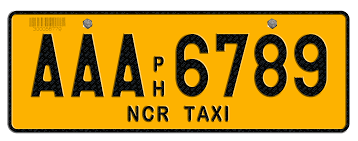
#> input picture pages/uploads/input_1762917459.png, 358 x 141 px
$ python -i ocr_plate.py   (imports and definitions only)
#> lines starting #> are read from the running program, lines starting #| are printed output that depends on the picture; after the words box and inside, x2 and y2 are one past the last pixel; in counts of white or black regions, pixels touching at a corner belong together
#!/usr/bin/env python
# -*- coding: utf-8 -*-
"""
ocr_plate.py
Auto-detects Tesseract on Windows – no PATH required!
"""

import cv2
import pytesseract
import sys
import json
import os
import shutil

# ------------------------------------------------------------------
# 1. SET YOUR TESSERACT PATH HERE (EDIT ONLY THIS LINE IF NEEDED)
# ------------------------------------------------------------------
# Example: r'C:\Program Files\Tesseract-OCR\tesseract.exe'
#          r'C:\Users\JUSTINE\AppData\Local\Tesseract-OCR\tesseract.exe'
MANUAL_TESSERACT_PATH = r''  # ←←← EDIT THIS LINE IF AUTO-DETECT FAILS

# ------------------------------------------------------------------
# 2. AUTO-DETECT TESSERACT (common locations)
# ------------------------------------------------------------------
def find_tesseract():
    # Try manual path first
    if MANUAL_TESSERACT_PATH and os.path.isfile(MANUAL_TESSERACT_PATH):
        return MANUAL_TESSERACT_PATH

    # Common install paths
    candidates = [
        r'C:\Program Files\Tesseract-OCR\tesseract.exe',
        r'C:\Program Files (x86)\Tesseract-OCR\tesseract.exe',
        os.path.expanduser(r'~\AppData\Local\Tesseract-OCR\tesseract.exe'),
        os.path.expanduser(r'~\AppData\Local\Programs\Tesseract-OCR\tesseract.exe'),
    ]
    for path in candidates:
        if os.path.isfile(path):
            return path

    # Last resort: check if in PATH
    if shutil.which('tesseract'):
        return 'tesseract'

    return None

tesseract_exe = find_tesseract()

# [9 lines not run here, left out]

# Set the path
pytesseract.pytesseract.tesseract_cmd = tesseract_exe

# ------------------------------------------------------------------
# 3. PATHS (relative to script)
# ------------------------------------------------------------------
BASE_DIR   = os.path.dirname(os.path.abspath(__file__))
UPLOAD_DIR = os.path.abspath(os.path.join(BASE_DIR, '..', 'uploads'))
OUTPUT_DIR = os.path.abspath(os.path.join(BASE_DIR, '..', 'outputs'))
# [1 line not run here, left out]

# ------------------------------------------------------------------
# 4. OCR + EDGE DETECTION
# ------------------------------------------------------------------
def detect_and_ocr(input_path, output_path):
#> called with input_path = 'uploads/input_1762917459.png', output_path = 'out.png'
    if not os.path.exists(input_path):
        return {"error": "File not found", "path": input_path}

    img = cv2.imread(input_path)
#> img is the input picture: shape (141, 358, 3); mean B, G, R 51.2, 153.6, 196.3
    if img is None:
        return {"error": "OpenCV failed to read image"}

    gray = cv2.cvtColor(img, cv2.COLOR_BGR2GRAY)
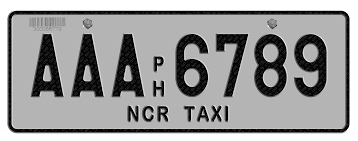
#> gray: shape (141, 358); min 0, max 255, mean 154.6
    blurred = cv2.GaussianBlur(gray, (5, 5), 0)
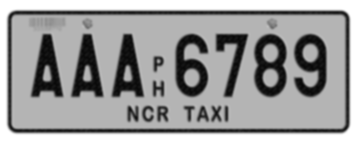
#> blurred: shape (141, 358); min 7, max 255, mean 154.6
    edges = cv2.Canny(blurred, 50, 150)
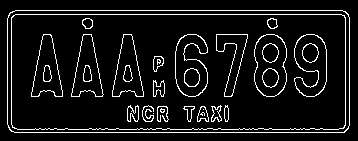
#> edges: shape (141, 358); 8.4% white in thin lines or dots, all inside (x1, y1, x2, y2) = (7, 10, 350, 133)

    contours, _ = cv2.findContours(edges, cv2.RETR_TREE, cv2.CHAIN_APPROX_SIMPLE)
#> contours = 59 contours, 9 with area under 20; largest, box (x1, y1, x2, y2) and area: (7, 10, 350, 133) 41654, (7, 10, 350, 133) 41639, (11, 14, 346, 130) 38296, (11, 14, 346, 130) 38288, (254, 34, 287, 97) 1693
    contours = sorted(contours, key=cv2.contourArea, reverse=True)[:10]
#> contours = 10 contours; largest, box (x1, y1, x2, y2) and area: (7, 10, 350, 133) 41654, (7, 10, 350, 133) 41639, (11, 14, 346, 130) 38296, (11, 14, 346, 130) 38288, (254, 34, 287, 97) 1693

    plate_found = False
    text = ""

    for cnt in contours:
        peri = cv2.arcLength(cnt, True)
        approx = cv2.approxPolyDP(cnt, 0.02 * peri, True)
        if len(approx) == 4:
            x, y, w, h = cv2.boundingRect(approx)
            aspect = w / float(h)
            if 2.0 < aspect < 6.0 and w > 100 and h > 30:
                plate = gray[y:y+h, x:x+w]
                plate = cv2.resize(plate, None, fx=2, fy=2, interpolation=cv2.INTER_CUBIC)
                _, plate = cv2.threshold(plate, 0, 255, cv2.THRESH_BINARY + cv2.THRESH_OTSU)

                cfg = r'--oem 3 --psm 7 -c tessedit_char_whitelist=ABCDEFGHIJKLMNOPQRSTUVWXYZ0123456789 '
                text = pytesseract.image_to_string(plate, config=cfg).strip()

                cv2.rectangle(img, (x, y), (x+w, y+h), (0, 255, 0), 3)
                cv2.putText(img, text, (x, y-10), cv2.FONT_HERSHEY_SIMPLEX, 0.9, (0, 255, 0), 2)

                plate_found = True
                break
#> this loop made 1 pass
#> (peri, approx, x, y, w, h, aspect) on pass 1: (916.3, [[7, 18], [14, 132], [349, 125], [342, 10]], 7, 10, 343, 123, 2.79)
#> pass 1, in detect_and_ocr, `plate = gray[y:y+h, x:x+w]`:
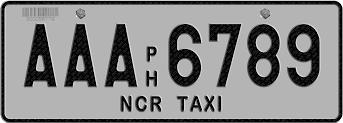
#> plate: shape (123, 343); min 0, max 255, mean 135.2
#> pass 1, in detect_and_ocr, `plate = cv2.resize(plate, None, fx=2, fy=2, interpolation=cv2.INTER_CU..`:
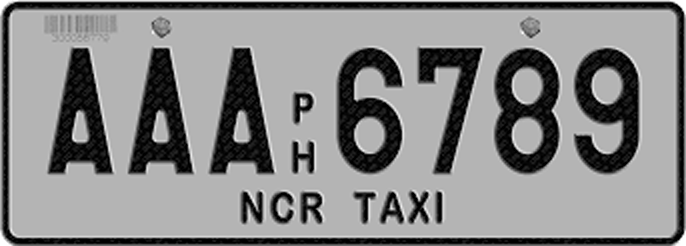
#> plate: shape (246, 686); min 0, max 255, mean 135.5
#> pass 1, in detect_and_ocr, `_, plate = cv2.threshold(plate, 0, 255, cv2.THRESH_BINARY + cv2.THRESH..`:
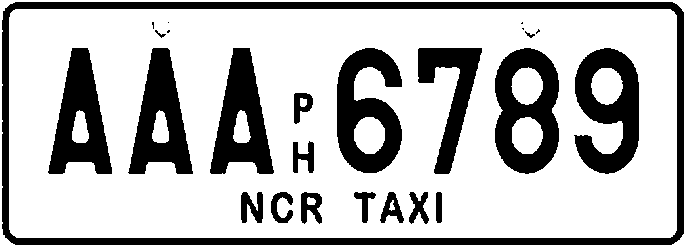
#> plate: shape (246, 686); 72.4% white; 25 black regions (6 under 20 px), largest, box (x1, y1, x2, y2) and area: (2, 2, 684, 245) 12573, (495, 48, 559, 174) 4919, (337, 48, 402, 173) 4814

    if not plate_found:
        cfg = r'--o manifestó 3 --psm 3'
        text = pytesseract.image_to_string(gray, config=cfg).strip()
        cv2.putText(img, "No plate", (10, 30), cv2.FONT_HERSHEY_SIMPLEX, 1, (0, 0, 255), 2)

    cv2.imwrite(output_path, img)
    return {
        "text": text or "No text",
        "plate_found": plate_found,
        "output_image": os.path.basename(output_path),
        "tesseract_used": tesseract_exe
    }

# ------------------------------------------------------------------
# 5. RUN
# ------------------------------------------------------------------
# [7 lines not run here, left out]

#> (the run stopped early here; a loop or call above may not have finished)
